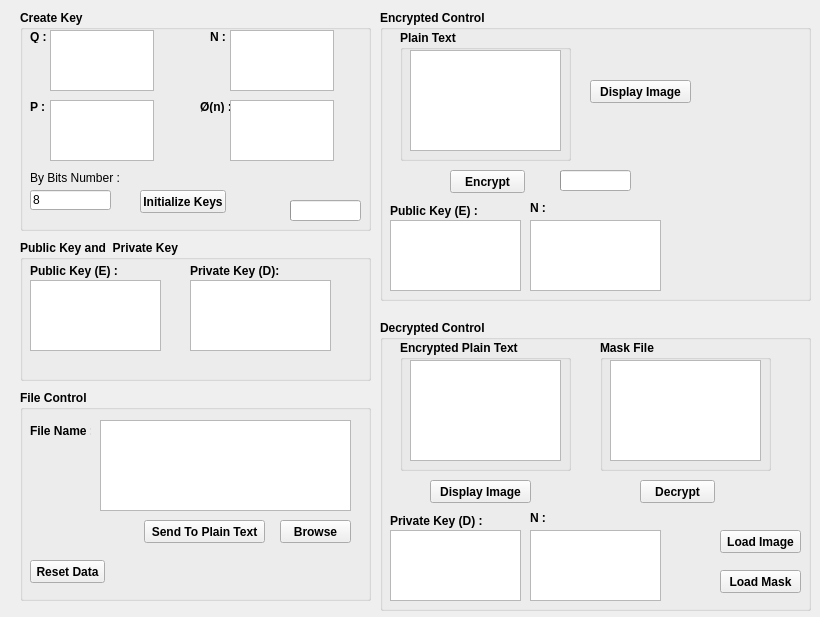
<?xml version="1.0" encoding="UTF-8"?>
<ui version="4.0">
 <class>MainWindow</class>
 <widget class="QMainWindow" name="MainWindow">
  <property name="geometry">
   <rect>
    <x>0</x>
    <y>0</y>
    <width>820</width>
    <height>617</height>
   </rect>
  </property>
  <property name="windowTitle">
   <string>MainWindow</string>
  </property>
  <widget class="QWidget" name="centralWidget">
   <widget class="QGroupBox" name="groupBox_11">
    <property name="geometry">
     <rect>
      <x>20</x>
      <y>390</y>
      <width>351</width>
      <height>211</height>
     </rect>
    </property>
    <property name="font">
     <font>
      <weight>75</weight>
      <bold>true</bold>
     </font>
    </property>
    <property name="title">
     <string>File Control</string>
    </property>
    <widget class="QLabel" name="label_21">
     <property name="geometry">
      <rect>
       <x>10</x>
       <y>30</y>
       <width>61</width>
       <height>21</height>
      </rect>
     </property>
     <property name="text">
      <string>File Name :</string>
     </property>
    </widget>
    <widget class="QTextEdit" name="tx_filename_2">
     <property name="geometry">
      <rect>
       <x>80</x>
       <y>30</y>
       <width>251</width>
       <height>91</height>
      </rect>
     </property>
     <property name="font">
      <font>
       <weight>50</weight>
       <bold>false</bold>
      </font>
     </property>
    </widget>
    <widget class="QPushButton" name="bt_browse_2">
     <property name="geometry">
      <rect>
       <x>260</x>
       <y>130</y>
       <width>71</width>
       <height>23</height>
      </rect>
     </property>
     <property name="text">
      <string>Browse</string>
     </property>
    </widget>
    <widget class="QPushButton" name="bt_reset_2">
     <property name="geometry">
      <rect>
       <x>10</x>
       <y>170</y>
       <width>75</width>
       <height>23</height>
      </rect>
     </property>
     <property name="text">
      <string>Reset Data</string>
     </property>
    </widget>
    <widget class="QPushButton" name="btn_Load_2">
     <property name="geometry">
      <rect>
       <x>124</x>
       <y>130</y>
       <width>121</width>
       <height>23</height>
      </rect>
     </property>
     <property name="text">
      <string>Send To Plain Text</string>
     </property>
    </widget>
   </widget>
   <widget class="QGroupBox" name="groupBox">
    <property name="geometry">
     <rect>
      <x>20</x>
      <y>10</y>
      <width>351</width>
      <height>221</height>
     </rect>
    </property>
    <property name="sizePolicy">
     <sizepolicy hsizetype="Expanding" vsizetype="Expanding">
      <horstretch>0</horstretch>
      <verstretch>0</verstretch>
     </sizepolicy>
    </property>
    <property name="font">
     <font>
      <weight>75</weight>
      <italic>false</italic>
      <bold>true</bold>
     </font>
    </property>
    <property name="title">
     <string>Create Key</string>
    </property>
    <widget class="QPushButton" name="btn_randomkey_2">
     <property name="geometry">
      <rect>
       <x>120</x>
       <y>180</y>
       <width>86</width>
       <height>23</height>
      </rect>
     </property>
     <property name="text">
      <string>Initialize Keys</string>
     </property>
    </widget>
    <widget class="QLabel" name="label_8">
     <property name="geometry">
      <rect>
       <x>10</x>
       <y>20</y>
       <width>47</width>
       <height>13</height>
      </rect>
     </property>
     <property name="text">
      <string>Q :</string>
     </property>
    </widget>
    <widget class="QLabel" name="label_9">
     <property name="geometry">
      <rect>
       <x>10</x>
       <y>90</y>
       <width>47</width>
       <height>13</height>
      </rect>
     </property>
     <property name="text">
      <string>P :</string>
     </property>
    </widget>
    <widget class="QLabel" name="label_10">
     <property name="geometry">
      <rect>
       <x>180</x>
       <y>90</y>
       <width>47</width>
       <height>13</height>
      </rect>
     </property>
     <property name="text">
      <string>Ø(n) :</string>
     </property>
    </widget>
    <widget class="QLabel" name="label_11">
     <property name="geometry">
      <rect>
       <x>190</x>
       <y>20</y>
       <width>47</width>
       <height>13</height>
      </rect>
     </property>
     <property name="text">
      <string>N :</string>
     </property>
    </widget>
    <widget class="QTextEdit" name="tx_q_2">
     <property name="geometry">
      <rect>
       <x>30</x>
       <y>20</y>
       <width>104</width>
       <height>61</height>
      </rect>
     </property>
     <property name="sizePolicy">
      <sizepolicy hsizetype="Ignored" vsizetype="Expanding">
       <horstretch>0</horstretch>
       <verstretch>0</verstretch>
      </sizepolicy>
     </property>
     <property name="font">
      <font>
       <weight>50</weight>
       <bold>false</bold>
      </font>
     </property>
    </widget>
    <widget class="QTextEdit" name="tx_p_2">
     <property name="geometry">
      <rect>
       <x>30</x>
       <y>90</y>
       <width>104</width>
       <height>61</height>
      </rect>
     </property>
     <property name="sizePolicy">
      <sizepolicy hsizetype="Ignored" vsizetype="Expanding">
       <horstretch>0</horstretch>
       <verstretch>0</verstretch>
      </sizepolicy>
     </property>
     <property name="font">
      <font>
       <weight>50</weight>
       <bold>false</bold>
      </font>
     </property>
    </widget>
    <widget class="QTextEdit" name="tx_n_2">
     <property name="geometry">
      <rect>
       <x>210</x>
       <y>20</y>
       <width>104</width>
       <height>61</height>
      </rect>
     </property>
     <property name="sizePolicy">
      <sizepolicy hsizetype="Ignored" vsizetype="Expanding">
       <horstretch>0</horstretch>
       <verstretch>0</verstretch>
      </sizepolicy>
     </property>
     <property name="font">
      <font>
       <weight>50</weight>
       <bold>false</bold>
      </font>
     </property>
    </widget>
    <widget class="QTextEdit" name="tx_phin_2">
     <property name="geometry">
      <rect>
       <x>210</x>
       <y>90</y>
       <width>104</width>
       <height>61</height>
      </rect>
     </property>
     <property name="sizePolicy">
      <sizepolicy hsizetype="Ignored" vsizetype="Expanding">
       <horstretch>0</horstretch>
       <verstretch>0</verstretch>
      </sizepolicy>
     </property>
     <property name="font">
      <font>
       <weight>50</weight>
       <bold>false</bold>
      </font>
     </property>
    </widget>
    <widget class="QProgressBar" name="run_randomkey_2">
     <property name="geometry">
      <rect>
       <x>270</x>
       <y>190</y>
       <width>71</width>
       <height>21</height>
      </rect>
     </property>
     <property name="value">
      <number>0</number>
     </property>
     <property name="textVisible">
      <bool>false</bool>
     </property>
    </widget>
    <widget class="QLabel" name="label_23">
     <property name="geometry">
      <rect>
       <x>10</x>
       <y>160</y>
       <width>91</width>
       <height>16</height>
      </rect>
     </property>
     <property name="font">
      <font>
       <weight>50</weight>
       <bold>false</bold>
      </font>
     </property>
     <property name="text">
      <string>By Bits Number :</string>
     </property>
    </widget>
    <widget class="QLineEdit" name="ln_bit_2">
     <property name="geometry">
      <rect>
       <x>10</x>
       <y>180</y>
       <width>81</width>
       <height>20</height>
      </rect>
     </property>
     <property name="font">
      <font>
       <weight>50</weight>
       <bold>false</bold>
      </font>
     </property>
     <property name="text">
      <string>8</string>
     </property>
    </widget>
   </widget>
   <widget class="QGroupBox" name="groupBox_6">
    <property name="geometry">
     <rect>
      <x>380</x>
      <y>320</y>
      <width>431</width>
      <height>291</height>
     </rect>
    </property>
    <property name="font">
     <font>
      <weight>75</weight>
      <bold>true</bold>
     </font>
    </property>
    <property name="title">
     <string>Decrypted Control</string>
    </property>
    <widget class="QPushButton" name="bt_decrypted_2">
     <property name="geometry">
      <rect>
       <x>260</x>
       <y>160</y>
       <width>75</width>
       <height>23</height>
      </rect>
     </property>
     <property name="text">
      <string>Decrypt</string>
     </property>
    </widget>
    <widget class="QGroupBox" name="groupBox_12">
     <property name="geometry">
      <rect>
       <x>20</x>
       <y>20</y>
       <width>171</width>
       <height>131</height>
      </rect>
     </property>
     <property name="title">
      <string>Encrypted Plain Text</string>
     </property>
     <widget class="QTextEdit" name="tx_encrypted_code_2">
      <property name="geometry">
       <rect>
        <x>10</x>
        <y>20</y>
        <width>151</width>
        <height>101</height>
       </rect>
      </property>
      <property name="font">
       <font>
        <weight>50</weight>
        <bold>false</bold>
       </font>
      </property>
     </widget>
    </widget>
    <widget class="QLabel" name="label_25">
     <property name="geometry">
      <rect>
       <x>10</x>
       <y>190</y>
       <width>101</width>
       <height>21</height>
      </rect>
     </property>
     <property name="text">
      <string>Private Key (D) :</string>
     </property>
    </widget>
    <widget class="QTextEdit" name="tx_D_decr_2">
     <property name="geometry">
      <rect>
       <x>10</x>
       <y>210</y>
       <width>131</width>
       <height>71</height>
      </rect>
     </property>
     <property name="sizePolicy">
      <sizepolicy hsizetype="Ignored" vsizetype="Expanding">
       <horstretch>0</horstretch>
       <verstretch>0</verstretch>
      </sizepolicy>
     </property>
     <property name="font">
      <font>
       <weight>50</weight>
       <bold>false</bold>
      </font>
     </property>
    </widget>
    <widget class="QLabel" name="label_26">
     <property name="geometry">
      <rect>
       <x>150</x>
       <y>190</y>
       <width>31</width>
       <height>16</height>
      </rect>
     </property>
     <property name="text">
      <string>N :</string>
     </property>
    </widget>
    <widget class="QTextEdit" name="tx_N_decr_2">
     <property name="geometry">
      <rect>
       <x>150</x>
       <y>210</y>
       <width>131</width>
       <height>71</height>
      </rect>
     </property>
     <property name="sizePolicy">
      <sizepolicy hsizetype="Ignored" vsizetype="Expanding">
       <horstretch>0</horstretch>
       <verstretch>0</verstretch>
      </sizepolicy>
     </property>
     <property name="font">
      <font>
       <weight>50</weight>
       <bold>false</bold>
      </font>
     </property>
    </widget>
    <widget class="QPushButton" name="bt_loadfile_2">
     <property name="geometry">
      <rect>
       <x>340</x>
       <y>210</y>
       <width>81</width>
       <height>23</height>
      </rect>
     </property>
     <property name="text">
      <string>Load Image</string>
     </property>
    </widget>
    <widget class="QPushButton" name="btn_display1_2">
     <property name="geometry">
      <rect>
       <x>50</x>
       <y>160</y>
       <width>101</width>
       <height>23</height>
      </rect>
     </property>
     <property name="text">
      <string>Display Image</string>
     </property>
    </widget>
    <widget class="QGroupBox" name="groupBox_13">
     <property name="geometry">
      <rect>
       <x>220</x>
       <y>20</y>
       <width>171</width>
       <height>131</height>
      </rect>
     </property>
     <property name="title">
      <string>Mask File</string>
     </property>
     <widget class="QTextEdit" name="tx_mask_filename">
      <property name="geometry">
       <rect>
        <x>10</x>
        <y>20</y>
        <width>151</width>
        <height>101</height>
       </rect>
      </property>
      <property name="font">
       <font>
        <weight>50</weight>
        <bold>false</bold>
       </font>
      </property>
     </widget>
    </widget>
    <widget class="QPushButton" name="bt_loadmaskfile">
     <property name="geometry">
      <rect>
       <x>340</x>
       <y>250</y>
       <width>81</width>
       <height>23</height>
      </rect>
     </property>
     <property name="text">
      <string>Load Mask</string>
     </property>
    </widget>
   </widget>
   <widget class="QGroupBox" name="groupBox_3">
    <property name="geometry">
     <rect>
      <x>380</x>
      <y>10</y>
      <width>431</width>
      <height>291</height>
     </rect>
    </property>
    <property name="font">
     <font>
      <weight>75</weight>
      <bold>true</bold>
     </font>
    </property>
    <property name="title">
     <string>Encrypted Control</string>
    </property>
    <widget class="QPushButton" name="btn_encrypted_2">
     <property name="geometry">
      <rect>
       <x>70</x>
       <y>160</y>
       <width>75</width>
       <height>23</height>
      </rect>
     </property>
     <property name="mouseTracking">
      <bool>false</bool>
     </property>
     <property name="text">
      <string>Encrypt</string>
     </property>
    </widget>
    <widget class="QGroupBox" name="groupBox_7">
     <property name="geometry">
      <rect>
       <x>20</x>
       <y>20</y>
       <width>171</width>
       <height>131</height>
      </rect>
     </property>
     <property name="title">
      <string>Plain Text</string>
     </property>
     <widget class="QTextEdit" name="tx_plaintext_en_2">
      <property name="geometry">
       <rect>
        <x>10</x>
        <y>20</y>
        <width>151</width>
        <height>101</height>
       </rect>
      </property>
      <property name="font">
       <font>
        <weight>50</weight>
        <bold>false</bold>
       </font>
      </property>
     </widget>
    </widget>
    <widget class="QLabel" name="label_27">
     <property name="geometry">
      <rect>
       <x>10</x>
       <y>190</y>
       <width>91</width>
       <height>21</height>
      </rect>
     </property>
     <property name="text">
      <string>Public Key (E) :</string>
     </property>
    </widget>
    <widget class="QTextEdit" name="tx_E_encr_2">
     <property name="geometry">
      <rect>
       <x>10</x>
       <y>210</y>
       <width>131</width>
       <height>71</height>
      </rect>
     </property>
     <property name="sizePolicy">
      <sizepolicy hsizetype="Ignored" vsizetype="Expanding">
       <horstretch>0</horstretch>
       <verstretch>0</verstretch>
      </sizepolicy>
     </property>
     <property name="font">
      <font>
       <weight>50</weight>
       <bold>false</bold>
      </font>
     </property>
    </widget>
    <widget class="QLabel" name="label_28">
     <property name="geometry">
      <rect>
       <x>150</x>
       <y>190</y>
       <width>31</width>
       <height>16</height>
      </rect>
     </property>
     <property name="text">
      <string>N :</string>
     </property>
    </widget>
    <widget class="QTextEdit" name="tx_N_encr_2">
     <property name="geometry">
      <rect>
       <x>150</x>
       <y>210</y>
       <width>131</width>
       <height>71</height>
      </rect>
     </property>
     <property name="sizePolicy">
      <sizepolicy hsizetype="Ignored" vsizetype="Expanding">
       <horstretch>0</horstretch>
       <verstretch>0</verstretch>
      </sizepolicy>
     </property>
     <property name="font">
      <font>
       <weight>50</weight>
       <bold>false</bold>
      </font>
     </property>
    </widget>
    <widget class="QProgressBar" name="run_encrypted_2">
     <property name="geometry">
      <rect>
       <x>180</x>
       <y>160</y>
       <width>71</width>
       <height>21</height>
      </rect>
     </property>
     <property name="value">
      <number>0</number>
     </property>
     <property name="textVisible">
      <bool>false</bool>
     </property>
    </widget>
    <widget class="QPushButton" name="btn_display1">
     <property name="geometry">
      <rect>
       <x>210</x>
       <y>70</y>
       <width>101</width>
       <height>23</height>
      </rect>
     </property>
     <property name="text">
      <string>Display Image</string>
     </property>
    </widget>
   </widget>
   <widget class="QGroupBox" name="groupBox_2">
    <property name="geometry">
     <rect>
      <x>20</x>
      <y>240</y>
      <width>351</width>
      <height>141</height>
     </rect>
    </property>
    <property name="font">
     <font>
      <weight>75</weight>
      <bold>true</bold>
      <kerning>true</kerning>
     </font>
    </property>
    <property name="title">
     <string>Public Key and  Private Key</string>
    </property>
    <widget class="QLabel" name="label_29">
     <property name="geometry">
      <rect>
       <x>10</x>
       <y>20</y>
       <width>91</width>
       <height>21</height>
      </rect>
     </property>
     <property name="text">
      <string>Public Key (E) :</string>
     </property>
    </widget>
    <widget class="QLabel" name="label_30">
     <property name="geometry">
      <rect>
       <x>170</x>
       <y>20</y>
       <width>101</width>
       <height>21</height>
      </rect>
     </property>
     <property name="text">
      <string>Private Key (D):</string>
     </property>
    </widget>
    <widget class="QTextEdit" name="tx_E_2">
     <property name="geometry">
      <rect>
       <x>10</x>
       <y>40</y>
       <width>131</width>
       <height>71</height>
      </rect>
     </property>
     <property name="sizePolicy">
      <sizepolicy hsizetype="Ignored" vsizetype="Expanding">
       <horstretch>0</horstretch>
       <verstretch>0</verstretch>
      </sizepolicy>
     </property>
     <property name="font">
      <font>
       <weight>50</weight>
       <bold>false</bold>
      </font>
     </property>
    </widget>
    <widget class="QTextEdit" name="tx_D_2">
     <property name="geometry">
      <rect>
       <x>170</x>
       <y>40</y>
       <width>141</width>
       <height>71</height>
      </rect>
     </property>
     <property name="sizePolicy">
      <sizepolicy hsizetype="Ignored" vsizetype="Expanding">
       <horstretch>0</horstretch>
       <verstretch>0</verstretch>
      </sizepolicy>
     </property>
     <property name="font">
      <font>
       <weight>50</weight>
       <bold>false</bold>
      </font>
     </property>
    </widget>
   </widget>
  </widget>
 </widget>
 <layoutdefault spacing="6" margin="11"/>
 <resources/>
 <connections/>
</ui>
